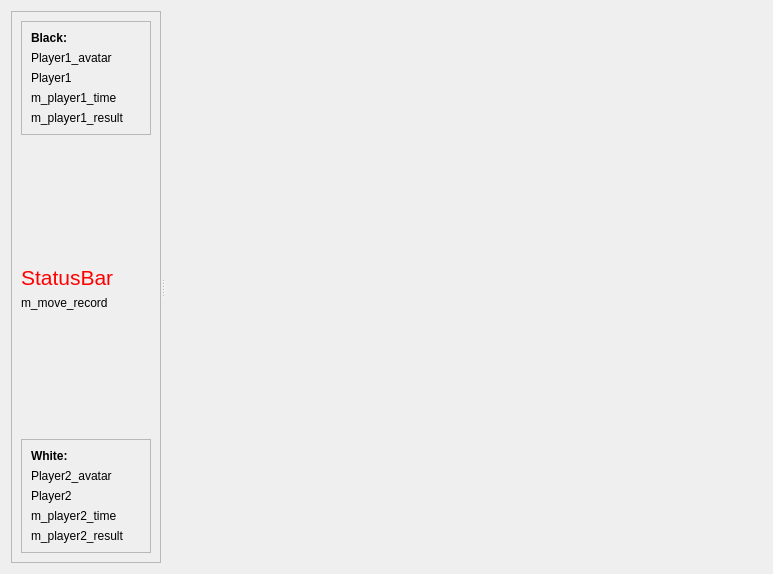
<?xml version="1.0" encoding="UTF-8"?>
<ui version="4.0">
 <class>RetroChessWindow</class>
 <widget class="QWidget" name="RetroChessWindow">
  <property name="geometry">
   <rect>
    <x>0</x>
    <y>0</y>
    <width>773</width>
    <height>570</height>
   </rect>
  </property>
  <property name="sizePolicy">
   <sizepolicy hsizetype="Minimum" vsizetype="Minimum">
    <horstretch>0</horstretch>
    <verstretch>0</verstretch>
   </sizepolicy>
  </property>
  <property name="maximumSize">
   <size>
    <width>920</width>
    <height>570</height>
   </size>
  </property>
  <property name="windowTitle">
   <string>Form</string>
  </property>
  <layout class="QGridLayout" name="gridLayout">
   <item row="0" column="0">
    <widget class="QSplitter" name="splitter">
     <property name="orientation">
      <enum>Qt::Horizontal</enum>
     </property>
     <widget class="QFrame" name="frame_3">
      <property name="sizePolicy">
       <sizepolicy hsizetype="Minimum" vsizetype="Minimum">
        <horstretch>0</horstretch>
        <verstretch>0</verstretch>
       </sizepolicy>
      </property>
      <property name="maximumSize">
       <size>
        <width>320</width>
        <height>16777215</height>
       </size>
      </property>
      <property name="frameShape">
       <enum>QFrame::StyledPanel</enum>
      </property>
      <property name="frameShadow">
       <enum>QFrame::Raised</enum>
      </property>
      <layout class="QGridLayout" name="gridLayout_4">
       <item row="1" column="0">
        <spacer name="verticalSpacer">
         <property name="orientation">
          <enum>Qt::Vertical</enum>
         </property>
         <property name="sizeHint" stdset="0">
          <size>
           <width>20</width>
           <height>40</height>
          </size>
         </property>
        </spacer>
       </item>
       <item row="3" column="0">
        <widget class="QLabel" name="m_move_record">
         <property name="text">
          <string>m_move_record</string>
         </property>
        </widget>
       </item>
       <item row="4" column="0">
        <spacer name="verticalSpacer_2">
         <property name="orientation">
          <enum>Qt::Vertical</enum>
         </property>
         <property name="sizeHint" stdset="0">
          <size>
           <width>20</width>
           <height>40</height>
          </size>
         </property>
        </spacer>
       </item>
       <item row="5" column="0">
        <widget class="QFrame" name="frame_2">
         <property name="maximumSize">
          <size>
           <width>320</width>
           <height>16777215</height>
          </size>
         </property>
         <property name="frameShape">
          <enum>QFrame::StyledPanel</enum>
         </property>
         <property name="frameShadow">
          <enum>QFrame::Raised</enum>
         </property>
         <layout class="QGridLayout" name="gridLayout_3">
          <item row="5" column="0">
           <widget class="QLabel" name="m_player2_result">
            <property name="text">
             <string>m_player2_result</string>
            </property>
           </widget>
          </item>
          <item row="2" column="0" colspan="2">
           <widget class="QLabel" name="m_player2_avatar">
            <property name="text">
             <string>Player2_avatar</string>
            </property>
           </widget>
          </item>
          <item row="3" column="0">
           <widget class="QLabel" name="m_player2_name">
            <property name="text">
             <string>Player2</string>
            </property>
           </widget>
          </item>
          <item row="4" column="0">
           <widget class="QLabel" name="m_player2_time">
            <property name="text">
             <string>m_player2_time</string>
            </property>
           </widget>
          </item>
          <item row="1" column="0">
           <widget class="QLabel" name="m_white_title">
            <property name="font">
             <font>
              <weight>75</weight>
              <bold>true</bold>
             </font>
            </property>
            <property name="text">
             <string>White:</string>
            </property>
           </widget>
          </item>
         </layout>
        </widget>
       </item>
       <item row="0" column="0">
        <widget class="QFrame" name="frame">
         <property name="frameShape">
          <enum>QFrame::StyledPanel</enum>
         </property>
         <property name="frameShadow">
          <enum>QFrame::Raised</enum>
         </property>
         <layout class="QGridLayout" name="gridLayout_2">
          <item row="2" column="0">
           <widget class="QLabel" name="m_player1_name">
            <property name="text">
             <string>Player1</string>
            </property>
           </widget>
          </item>
          <item row="3" column="0">
           <widget class="QLabel" name="m_player1_time">
            <property name="text">
             <string>m_player1_time</string>
            </property>
           </widget>
          </item>
          <item row="4" column="0">
           <widget class="QLabel" name="m_player1_result">
            <property name="text">
             <string>m_player1_result</string>
            </property>
           </widget>
          </item>
          <item row="1" column="0" colspan="2">
           <widget class="QLabel" name="m_player1_avatar">
            <property name="text">
             <string>Player1_avatar</string>
            </property>
           </widget>
          </item>
          <item row="0" column="0">
           <widget class="QLabel" name="m_black_title">
            <property name="font">
             <font>
              <weight>75</weight>
              <bold>true</bold>
             </font>
            </property>
            <property name="text">
             <string>Black:</string>
            </property>
           </widget>
          </item>
         </layout>
        </widget>
       </item>
       <item row="2" column="0">
        <widget class="QLabel" name="m_status_bar">
         <property name="styleSheet">
          <string notr="true">font: 16pt; color: rgb(255, 0, 0);</string>
         </property>
         <property name="text">
          <string>StatusBar</string>
         </property>
        </widget>
       </item>
      </layout>
     </widget>
     <widget class="QWidget" name="m_chess_board" native="true">
      <property name="minimumSize">
       <size>
        <width>552</width>
        <height>552</height>
       </size>
      </property>
      <property name="maximumSize">
       <size>
        <width>600</width>
        <height>600</height>
       </size>
      </property>
     </widget>
    </widget>
   </item>
  </layout>
 </widget>
 <resources/>
 <connections/>
</ui>
